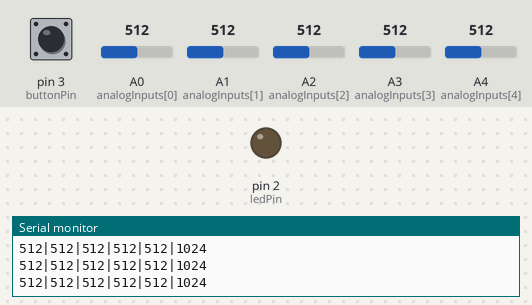
Bench run of a sketch on a simulated Arduino Uno, built with avr-gcc and run on an emulated ATmega328P. Parts: output pins drawn as LEDs (lit = HIGH), the last lines printed to the serial monitor. Dashed ring = blinking. The inputs (shaded band) are chosen by the test bench; at power-on: pin 3 (buttonPin) HIGH, A0 (analogInputs[0]) = 512, A1 (analogInputs[1]) = 512, A2 (analogInputs[2]) = 512, A3 (analogInputs[3]) = 512, A4 (analogInputs[4]) = 512.

Above: at 1.2 s.
1.3 s: pin 3 (buttonPin) pulled LOW for 3.2 s
At 1.42 s:
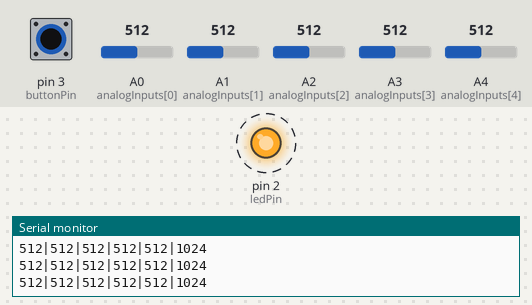
6.0 s: A0 (analogInputs[0]) set to 111
9.0 s: A0 (analogInputs[0]) set to 95
12.0 s: A1 (analogInputs[1]) set to 106
15.0 s: A1 (analogInputs[1]) set to 92
16.5 s: pin 3 (buttonPin) pulled LOW for 0.15 s
At 17.7 s:
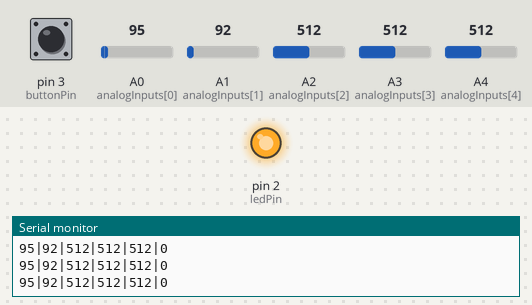
Timing chart, 0 to 19.1 s (numbered marks = the images above; inputs shaded):
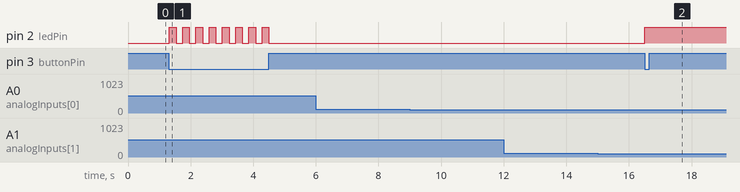

Measured:
- after the input at 1.3 s, pin 2 (ledPin): alternates HIGH for 0.21 s and LOW for 0.21 s, 16 changes in all, then stays LOW, starting at once
- after the input at 16.5 s, pin 2 (ledPin): LOW → HIGH at once

The sketch:

deej_sketch.ino
```cpp
const int NUM_SLIDERS = 5;
const int analogInputs[NUM_SLIDERS] = {A0, A1, A2, A3, A4};

/*button and led pins*/
const int ledPin = 2;
const int buttonPin = 3;

int analogSliderValues[NUM_SLIDERS+1];//add 1 for the mic
int buttonState = 0;
int muteState = 0;

void setup() {
  for (int i = 0; i < NUM_SLIDERS; i++) {
    pinMode(analogInputs[i], INPUT);
  }

  /* add button and led information */
  pinMode(ledPin, OUTPUT);
  pinMode(buttonPin, INPUT_PULLUP);
  Serial.begin(9600);
}

void loop() {
  //read the state of the pushbutton value;
  buttonState = digitalRead(buttonPin);

  if (buttonState == LOW) {
    toggleMuteState();
  }

  updateSliderValues();
  sendSliderValues(); // Actually send data (all the time)
  // printSliderValues(); // For debug

  delay(10);
}

void updateSliderValues() {
  for (int i = 0; i < NUM_SLIDERS; i++) {
     analogSliderValues[i] = analogRead(analogInputs[i]);
  }
  if(muteState) {
      analogSliderValues[NUM_SLIDERS] = 0;
  } else {
    analogSliderValues[NUM_SLIDERS] = 1024; //1024 is apparently the max?
  }
}

void sendSliderValues() {
  String builtString = String("");

  for (int i = 0; i < NUM_SLIDERS+1; i++) {//add 1 for mic
    builtString += String((int)analogSliderValues[i]);

    if (i < NUM_SLIDERS) { //removed the -1 since we are adding a mic
      builtString += String("|");
    }
  }

  Serial.println(builtString);
}

void printSliderValues() {
  for (int i = 0; i < NUM_SLIDERS; i++) {
    String printedString = String("Slider #") + String(i + 1) + String(": ") + String(analogSliderValues[i]) + String(" mV");
    Serial.write(printedString.c_str());

    if (i < NUM_SLIDERS - 1) {
      Serial.write(" | ");
    } else {
      Serial.write("\n");
    }
  }
}

void toggleMuteState() {
    muteState = !muteState;

    //if muted the light is on.
    if (muteState) {

      digitalWrite(ledPin, HIGH);
    } else {
      digitalWrite(ledPin, LOW);
    }
    //delay or it will input a shit ton of values
    delay(200);
}
```
